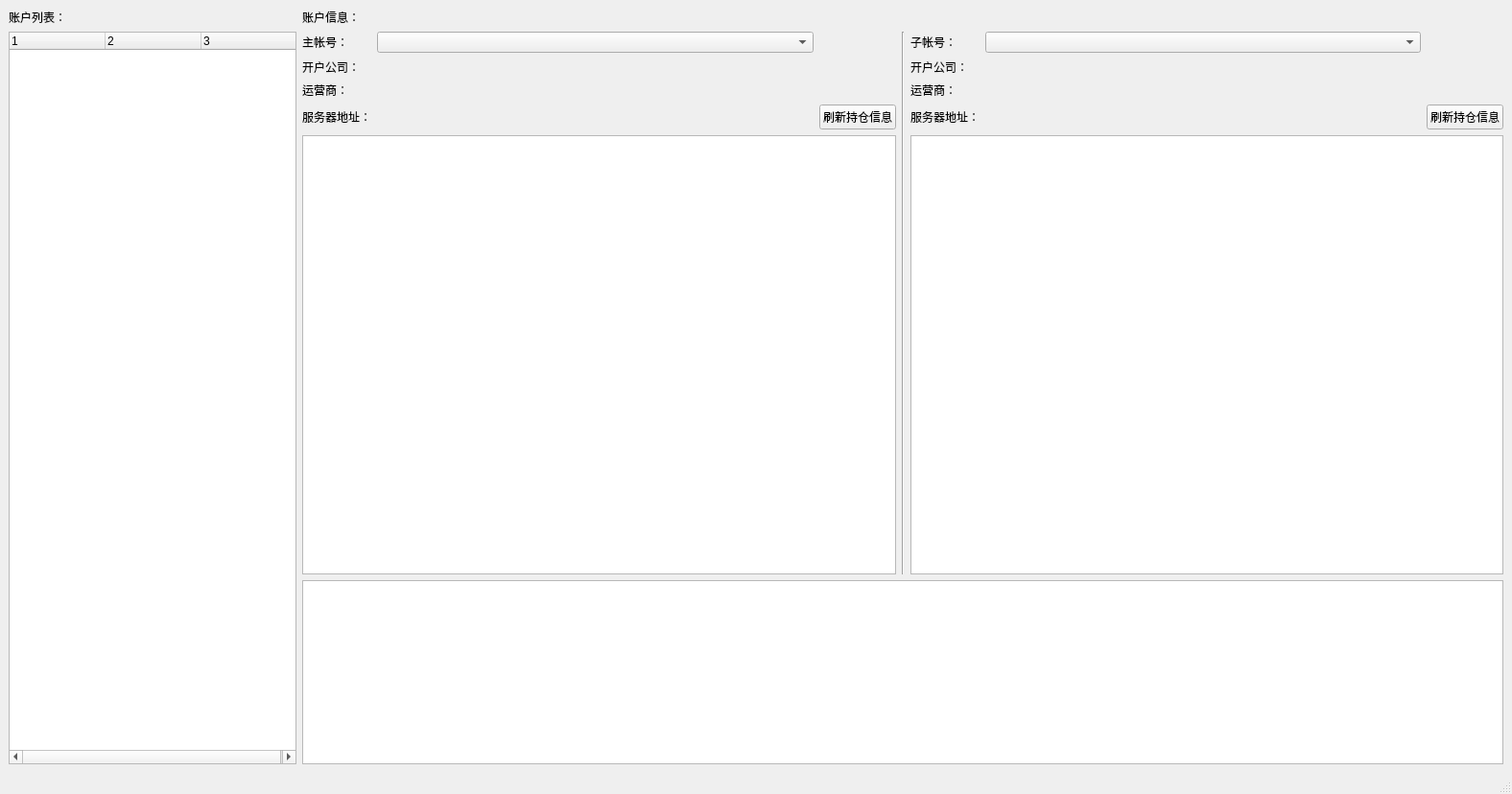
<?xml version="1.0" encoding="UTF-8"?>
<ui version="4.0">
 <class>MainWindow</class>
 <widget class="QMainWindow" name="MainWindow">
  <property name="geometry">
   <rect>
    <x>0</x>
    <y>0</y>
    <width>1576</width>
    <height>828</height>
   </rect>
  </property>
  <property name="windowTitle">
   <string>MainWindow</string>
  </property>
  <property name="layoutDirection">
   <enum>Qt::LeftToRight</enum>
  </property>
  <widget class="QWidget" name="centralwidget">
   <layout class="QGridLayout" name="gridLayout_3">
    <item row="0" column="0">
     <widget class="QLabel" name="label">
      <property name="text">
       <string>账户列表：</string>
      </property>
     </widget>
    </item>
    <item row="0" column="1">
     <widget class="QLabel" name="label_10">
      <property name="text">
       <string>账户信息：</string>
      </property>
     </widget>
    </item>
    <item row="1" column="0">
     <widget class="QTreeWidget" name="accountTreeWidget">
      <property name="sizePolicy">
       <sizepolicy hsizetype="Preferred" vsizetype="Expanding">
        <horstretch>0</horstretch>
        <verstretch>0</verstretch>
       </sizepolicy>
      </property>
      <property name="minimumSize">
       <size>
        <width>300</width>
        <height>0</height>
       </size>
      </property>
      <property name="autoScroll">
       <bool>true</bool>
      </property>
      <property name="autoScrollMargin">
       <number>15</number>
      </property>
      <property name="itemsExpandable">
       <bool>true</bool>
      </property>
      <property name="columnCount">
       <number>3</number>
      </property>
      <attribute name="headerDefaultSectionSize">
       <number>100</number>
      </attribute>
      <attribute name="headerMinimumSectionSize">
       <number>30</number>
      </attribute>
      <column>
       <property name="text">
        <string notr="true">1</string>
       </property>
      </column>
      <column>
       <property name="text">
        <string notr="true">2</string>
       </property>
      </column>
      <column>
       <property name="text">
        <string notr="true">3</string>
       </property>
      </column>
     </widget>
    </item>
    <item row="1" column="1">
     <layout class="QVBoxLayout" name="verticalLayout">
      <item>
       <layout class="QHBoxLayout" name="horizontalLayout">
        <item>
         <layout class="QGridLayout" name="gridLayout_2">
          <item row="0" column="0">
           <widget class="QLabel" name="label_2">
            <property name="text">
             <string>主帐号：</string>
            </property>
           </widget>
          </item>
          <item row="0" column="1">
           <widget class="QComboBox" name="mainAccountComboBox">
            <property name="sizePolicy">
             <sizepolicy hsizetype="Expanding" vsizetype="Fixed">
              <horstretch>0</horstretch>
              <verstretch>0</verstretch>
             </sizepolicy>
            </property>
           </widget>
          </item>
          <item row="1" column="0">
           <widget class="QLabel" name="label_4">
            <property name="text">
             <string>开户公司：</string>
            </property>
           </widget>
          </item>
          <item row="1" column="1">
           <widget class="QLabel" name="mainCompanyLabel">
            <property name="text">
             <string/>
            </property>
           </widget>
          </item>
          <item row="2" column="0">
           <widget class="QLabel" name="label_5">
            <property name="text">
             <string>运营商：</string>
            </property>
           </widget>
          </item>
          <item row="2" column="1">
           <widget class="QLabel" name="mainOperatorLabel">
            <property name="text">
             <string/>
            </property>
           </widget>
          </item>
          <item row="3" column="0">
           <widget class="QLabel" name="label_6">
            <property name="text">
             <string>服务器地址：</string>
            </property>
           </widget>
          </item>
          <item row="3" column="1">
           <widget class="QLabel" name="mainTdAddressLabel">
            <property name="text">
             <string/>
            </property>
           </widget>
          </item>
          <item row="3" column="2">
           <widget class="QPushButton" name="mainFreshPushButton">
            <property name="text">
             <string>刷新持仓信息</string>
            </property>
           </widget>
          </item>
          <item row="4" column="0" colspan="3">
           <widget class="QTableWidget" name="mainAccountTable"/>
          </item>
         </layout>
        </item>
        <item>
         <widget class="Line" name="line">
          <property name="orientation">
           <enum>Qt::Vertical</enum>
          </property>
         </widget>
        </item>
        <item>
         <layout class="QGridLayout" name="gridLayout">
          <item row="0" column="0">
           <widget class="QLabel" name="label_3">
            <property name="text">
             <string>子帐号：</string>
            </property>
           </widget>
          </item>
          <item row="0" column="1">
           <widget class="QComboBox" name="agentAccountComboBox">
            <property name="sizePolicy">
             <sizepolicy hsizetype="Expanding" vsizetype="Fixed">
              <horstretch>0</horstretch>
              <verstretch>0</verstretch>
             </sizepolicy>
            </property>
           </widget>
          </item>
          <item row="1" column="0">
           <widget class="QLabel" name="label_9">
            <property name="text">
             <string>开户公司：</string>
            </property>
           </widget>
          </item>
          <item row="1" column="1">
           <widget class="QLabel" name="agentCompanyLabel">
            <property name="text">
             <string/>
            </property>
           </widget>
          </item>
          <item row="2" column="0">
           <widget class="QLabel" name="label_8">
            <property name="text">
             <string>运营商：</string>
            </property>
           </widget>
          </item>
          <item row="2" column="1">
           <widget class="QLabel" name="agentOperatorLabel">
            <property name="text">
             <string/>
            </property>
           </widget>
          </item>
          <item row="3" column="0">
           <widget class="QLabel" name="label_7">
            <property name="text">
             <string>服务器地址：</string>
            </property>
           </widget>
          </item>
          <item row="3" column="1">
           <widget class="QLabel" name="agentTdAddressLabel">
            <property name="text">
             <string/>
            </property>
           </widget>
          </item>
          <item row="3" column="2">
           <widget class="QPushButton" name="agentFreshPushButton">
            <property name="text">
             <string>刷新持仓信息</string>
            </property>
           </widget>
          </item>
          <item row="4" column="0" colspan="3">
           <widget class="QTableWidget" name="agentAccountTable"/>
          </item>
         </layout>
        </item>
       </layout>
      </item>
      <item>
       <widget class="QListWidget" name="logListWidget">
        <property name="sizePolicy">
         <sizepolicy hsizetype="Expanding" vsizetype="Preferred">
          <horstretch>0</horstretch>
          <verstretch>0</verstretch>
         </sizepolicy>
        </property>
       </widget>
      </item>
     </layout>
    </item>
   </layout>
  </widget>
  <widget class="QMenuBar" name="menubar">
   <property name="geometry">
    <rect>
     <x>0</x>
     <y>0</y>
     <width>1576</width>
     <height>23</height>
    </rect>
   </property>
  </widget>
  <widget class="QStatusBar" name="statusbar"/>
 </widget>
 <resources/>
 <connections/>
</ui>
